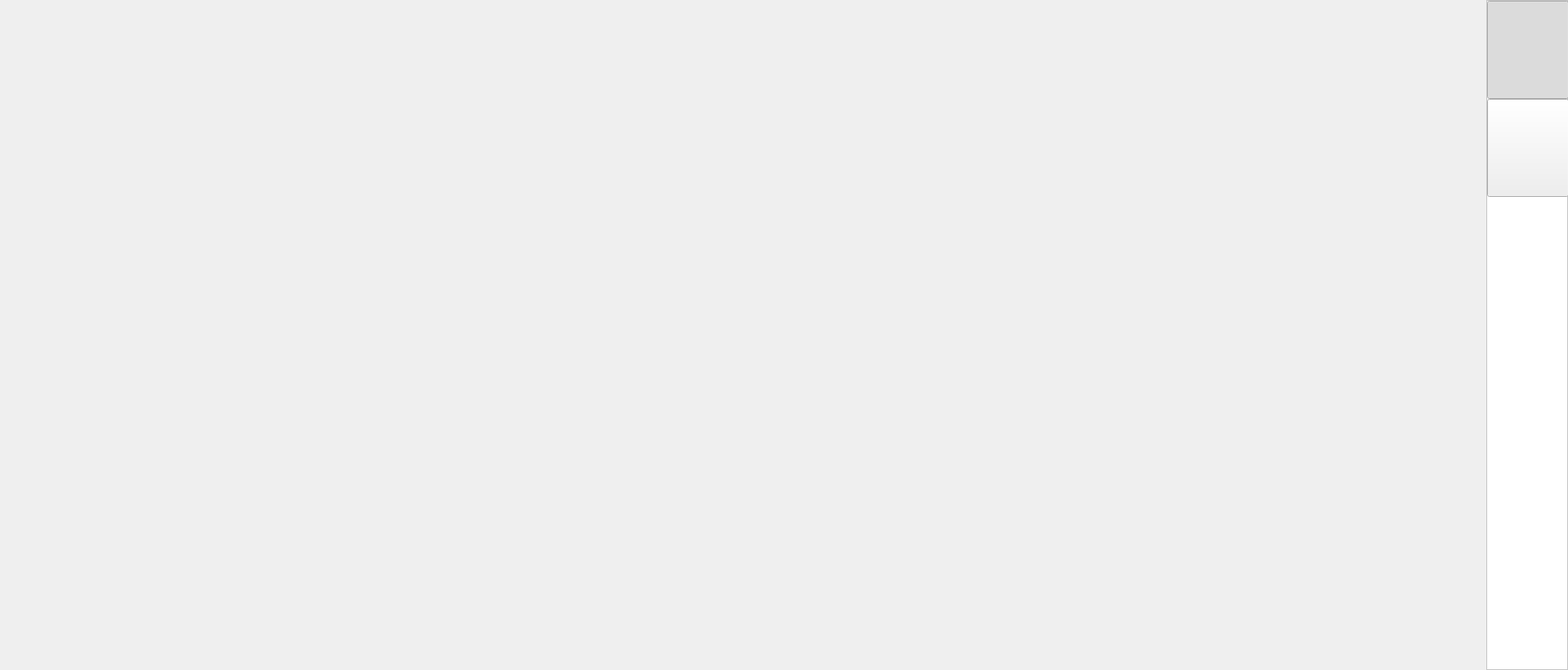
<?xml version="1.0" encoding="UTF-8"?>
<ui version="4.0">
 <class>RecipesForm</class>
 <widget class="QWidget" name="RecipesForm">
  <property name="geometry">
   <rect>
    <x>0</x>
    <y>0</y>
    <width>1920</width>
    <height>820</height>
   </rect>
  </property>
  <property name="windowTitle">
   <string>Form</string>
  </property>
  <layout class="QHBoxLayout" name="horizontalLayout">
   <property name="spacing">
    <number>0</number>
   </property>
   <property name="leftMargin">
    <number>0</number>
   </property>
   <property name="topMargin">
    <number>0</number>
   </property>
   <property name="rightMargin">
    <number>0</number>
   </property>
   <property name="bottomMargin">
    <number>0</number>
   </property>
   <item>
    <widget class="QStackedWidget" name="stw_View"/>
   </item>
   <item>
    <widget class="QFrame" name="frame_SubNavi">
     <property name="minimumSize">
      <size>
       <width>100</width>
       <height>0</height>
      </size>
     </property>
     <property name="maximumSize">
      <size>
       <width>100</width>
       <height>16777215</height>
      </size>
     </property>
     <property name="styleSheet">
      <string notr="true">QFrame{
	background-color:#FFFFFF;
}</string>
     </property>
     <property name="frameShape">
      <enum>QFrame::StyledPanel</enum>
     </property>
     <property name="frameShadow">
      <enum>QFrame::Raised</enum>
     </property>
     <layout class="QVBoxLayout" name="verticalLayout_13">
      <property name="spacing">
       <number>0</number>
      </property>
      <property name="leftMargin">
       <number>0</number>
      </property>
      <property name="topMargin">
       <number>0</number>
      </property>
      <property name="rightMargin">
       <number>0</number>
      </property>
      <property name="bottomMargin">
       <number>0</number>
      </property>
      <item>
       <widget class="NaviButton" name="btn_Recipe">
        <property name="minimumSize">
         <size>
          <width>100</width>
          <height>120</height>
         </size>
        </property>
        <property name="maximumSize">
         <size>
          <width>100</width>
          <height>120</height>
         </size>
        </property>
        <property name="styleSheet">
         <string notr="true"/>
        </property>
        <property name="text">
         <string/>
        </property>
        <property name="checkable">
         <bool>true</bool>
        </property>
        <property name="checked">
         <bool>true</bool>
        </property>
        <attribute name="buttonGroup">
         <string notr="true">buttonGroup</string>
        </attribute>
       </widget>
      </item>
      <item>
       <widget class="NaviButton" name="btn_TemplateLib">
        <property name="minimumSize">
         <size>
          <width>100</width>
          <height>120</height>
         </size>
        </property>
        <property name="text">
         <string/>
        </property>
        <property name="checkable">
         <bool>true</bool>
        </property>
        <property name="checked">
         <bool>false</bool>
        </property>
        <attribute name="buttonGroup">
         <string notr="true">buttonGroup</string>
        </attribute>
       </widget>
      </item>
      <item>
       <spacer name="verticalSpacer_11">
        <property name="orientation">
         <enum>Qt::Vertical</enum>
        </property>
        <property name="sizeHint" stdset="0">
         <size>
          <width>20</width>
          <height>581</height>
         </size>
        </property>
       </spacer>
      </item>
     </layout>
    </widget>
   </item>
  </layout>
 </widget>
 <customwidgets>
  <customwidget>
   <class>NaviButton</class>
   <extends>QPushButton</extends>
   <header>AuthorityComponent/navibutton.h</header>
  </customwidget>
 </customwidgets>
 <resources/>
 <connections/>
 <buttongroups>
  <buttongroup name="buttonGroup"/>
 </buttongroups>
</ui>
